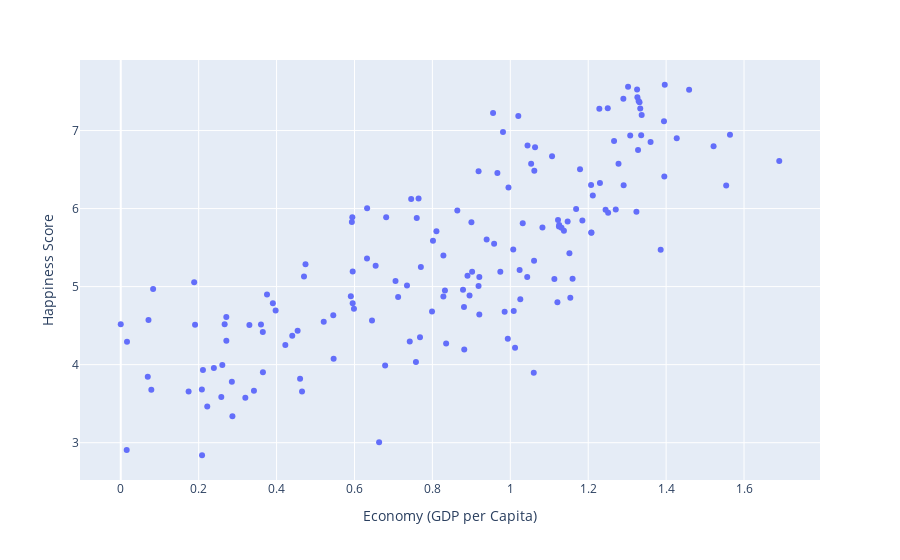

Here is the notebook cell this chart was saved with:
### Code cell
scatter1= px.scatter(df_2015, x='Economy (GDP per Capita)', y= 'Happiness Score')
scatter1

### Figure 1 — Plotly figure (JSON) as saved in the notebook; plotly's stock layout.template omitted (floating-point values rounded to 4 significant figures; data arrays with more than 128 entries replaced by an {"elided": "..."} marker saying what was removed)
{"data": [{"hovertemplate": "Economy (GDP per Capita)=%{x}<br>Happiness Score=%{y}<extra></extra>", "legendgroup": "", "marker": {"color": "#636efa", "symbol": "circle"}, "mode": "markers", "name": "", "orientation": "v", "showlegend": false, "type": "scatter", "x": {"elided": "158 float values"}, "xaxis": "x", "y": {"elided": "158 float values"}, "yaxis": "y"}], "layout": {"legend": {"tracegroupgap": 0}, "margin": {"t": 60}, "xaxis": {"anchor": "y", "domain": [0, 1], "title": {"text": "Economy (GDP per Capita)"}}, "yaxis": {"anchor": "x", "domain": [0, 1], "title": {"text": "Happiness Score"}}}}
